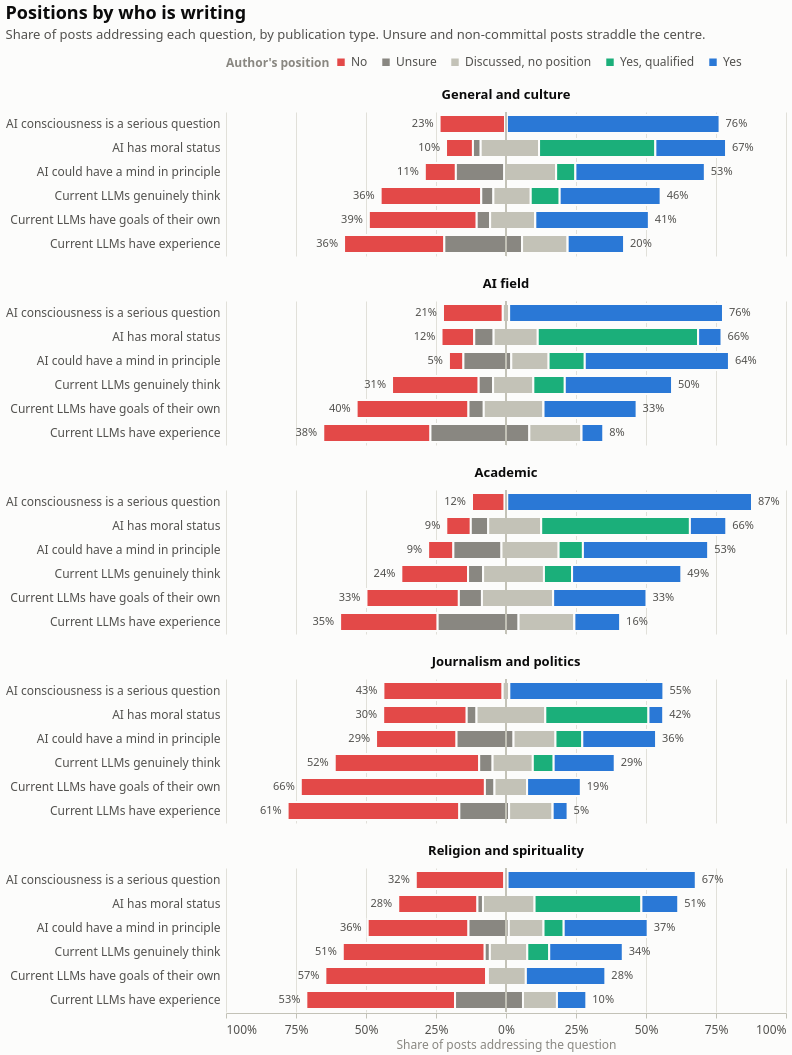

Source (Vega-Lite JSON):
### Vega-Lite specification from a JSON file in a GitHub repository (floating-point values rounded to 4 significant figures; data arrays with more than 128 entries replaced by an {"elided": "..."} marker saying what was removed)
{"$schema": "https://vega.github.io/schema/vega-lite/v6.4.1.json", "columns": 1, "config": {"axis": {"domainColor": "#c3c2b7", "gridColor": "#e1e0d9", "gridWidth": 1, "labelColor": "#52514e", "labelFont": "system-ui, -apple-system, 'Segoe UI', sans-serif", "labelFontSize": 12, "labelPadding": 6, "tickColor": "#c3c2b7", "titleColor": "#898781", "titleFont": "system-ui, -apple-system, 'Segoe UI', sans-serif", "titleFontSize": 12, "titleFontWeight": 400}, "axisX": {"grid": false}, "axisY": {"domain": false, "ticks": false}, "background": "#fcfcfb", "bar": {"cornerRadiusEnd": 4}, "font": "system-ui, -apple-system, 'Segoe UI', sans-serif", "header": {"labelColor": "#0b0b0b", "labelFont": "system-ui, -apple-system, 'Segoe UI', sans-serif", "labelFontSize": 13, "labelFontWeight": 600, "titleColor": "#898781", "titleFont": "system-ui, -apple-system, 'Segoe UI', sans-serif"}, "legend": {"direction": "horizontal", "labelColor": "#52514e", "labelFont": "system-ui, -apple-system, 'Segoe UI', sans-serif", "labelFontSize": 12, "orient": "top", "symbolSize": 80, "symbolType": "square", "titleColor": "#898781", "titleFont": "system-ui, -apple-system, 'Segoe UI', sans-serif", "titleFontSize": 12, "titleOrient": "left"}, "line": {"strokeCap": "round", "strokeJoin": "round", "strokeWidth": 2}, "point": {"filled": true, "size": 64}, "range": {"category": ["#2a78d6", "#eb6834", "#1baf7a", "#eda100", "#e87ba4", "#008300", "#4a3aa7", "#e34948"]}, "text": {"color": "#52514e", "font": "system-ui, -apple-system, 'Segoe UI', sans-serif", "fontSize": 12}, "title": {"anchor": "start", "color": "#0b0b0b", "font": "system-ui, -apple-system, 'Segoe UI', sans-serif", "fontSize": 18, "fontWeight": 600, "offset": 14, "subtitleColor": "#52514e", "subtitleFontSize": 13, "subtitlePadding": 6}, "view": {"stroke": null}}, "data": {"name": "data-0430a6d69e9abdb861e9685b5a0b3191"}, "datasets": {"data-0430a6d69e9abdb861e9685b5a0b3191": {"elided": "150 records"}}, "facet": {"field": "facet", "sort": ["General and culture", "AI field", "Academic", "Journalism and politics", "Religion and spirituality"], "title": null, "type": "nominal"}, "spec": {"height": 144, "layer": [{"encoding": {"color": {"field": "option", "legend": {"labelExpr": "{\"no\": \"No\", \"unsure\": \"Unsure\", \"discussed\": \"Discussed, no position\", \"yes_qualified\": \"Yes, qualified\", \"yes\": \"Yes\"}[datum.label]", "title": "Author's position"}, "scale": {"domain": ["no", "unsure", "discussed", "yes_qualified", "yes"], "range": ["#e34948", "#898781", "#c3c2b7", "#1baf7a", "#2a78d6"]}, "type": "nominal"}, "stroke": {"value": "#fcfcfb"}, "strokeWidth": {"value": 2}, "tooltip": [{"field": "item", "title": "Claim", "type": "nominal"}, {"field": "option", "title": "Position", "type": "nominal"}, {"field": "count", "title": "Posts", "type": "quantitative"}, {"field": "share", "format": ".0%", "title": "Share", "type": "quantitative"}, {"field": "addressing", "title": "Posts addressing", "type": "quantitative"}], "x": {"axis": {"format": "%", "grid": true, "labelExpr": "abs(datum.value) == 1 ? format(abs(datum.value), '.0%') : format(abs(datum.value), '.0%')", "values": [-1, -0.75, -0.5, -0.25, 0, 0.25, 0.5, 0.75, 1]}, "field": "x0", "scale": {"domain": [-1, 1]}, "title": "Share of posts addressing the question", "type": "quantitative"}, "x2": {"field": "x1"}, "y": {"axis": {"labelLimit": 260}, "field": "item", "sort": ["AI consciousness is a serious question", "AI has moral status", "AI could have a mind in principle", "Current LLMs genuinely think", "Current LLMs have goals of their own", "Current LLMs have experience"], "title": null, "type": "nominal"}}, "mark": {"cornerRadiusEnd": 0, "height": 18, "type": "bar"}}, {"encoding": {"x": {"datum": 0}}, "mark": {"color": "#c3c2b7", "strokeWidth": 1, "type": "rule"}}, {"encoding": {"text": {"field": "denies_share", "format": ".0%", "type": "quantitative"}, "x": {"field": "x0", "type": "quantitative"}, "y": {"field": "item", "sort": ["AI consciousness is a serious question", "AI has moral status", "AI could have a mind in principle", "Current LLMs genuinely think", "Current LLMs have goals of their own", "Current LLMs have experience"], "type": "nominal"}}, "mark": {"align": "right", "color": "#52514e", "dx": -6, "fontSize": 11, "type": "text"}, "transform": [{"filter": "(datum.option === 'no')"}]}, {"encoding": {"text": {"field": "asserts_share", "format": ".0%", "type": "quantitative"}, "x": {"field": "x1", "type": "quantitative"}, "y": {"field": "item", "sort": ["AI consciousness is a serious question", "AI has moral status", "AI could have a mind in principle", "Current LLMs genuinely think", "Current LLMs have goals of their own", "Current LLMs have experience"], "type": "nominal"}}, "mark": {"align": "left", "color": "#52514e", "dx": 6, "fontSize": 11, "type": "text"}, "transform": [{"filter": "(datum.option === 'yes')"}]}], "width": 560}, "title": {"subtitle": "Share of posts addressing each question, by publication type. Unsure and non-committal posts straddle the centre.", "text": "Positions by who is writing"}}
